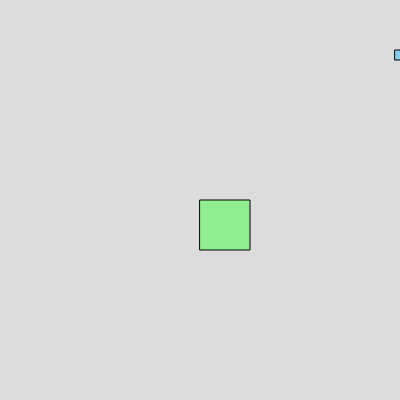
Frame 1 (no input)
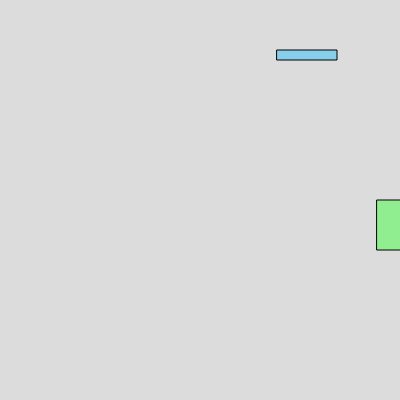
Frame 60 (no input)
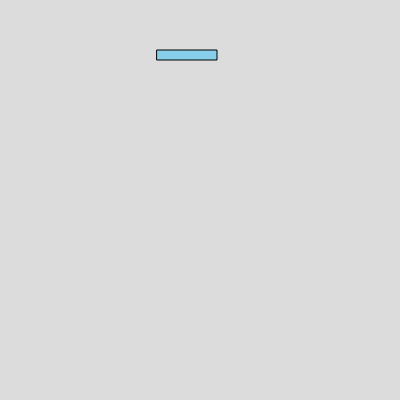
Frame 120 (the mouse pressed at the canvas centre since frame 60)

The p5.js sketch that drew these frames (run headless with seeded random() and noise() and a simulated clock; from frame 60 on, the mouse is pressed at the canvas centre):

// p5.js sketch
// ── sketch.js
var box1;
var box2
function setup() 
{
  createCanvas(400, 400);
  box1 = new Box(200,200,50,50,3,"lightgreen");
  box2 = new Box(395, 50,60,10,-2,"skyblue");
}

function draw() 
{
  background(220);
  box1.show();
  box2.show();
  box1.move();
  box2.move();
}


// ── box.js
class Box
  {
    constructor(x,y,w,h,vx,color)
    {
      this.x =x;
      this.y =y;
      this.w =w;
      this.h = h;
      this.vx = vx;
      this.color = color;
    }
    
    show()
    {
      fill(this.color);
      rect(this.x,this.y,this.w,this.h)
    }
    
    move()
    {
      this.x = this.x+this.vx;
    }

  }

  
